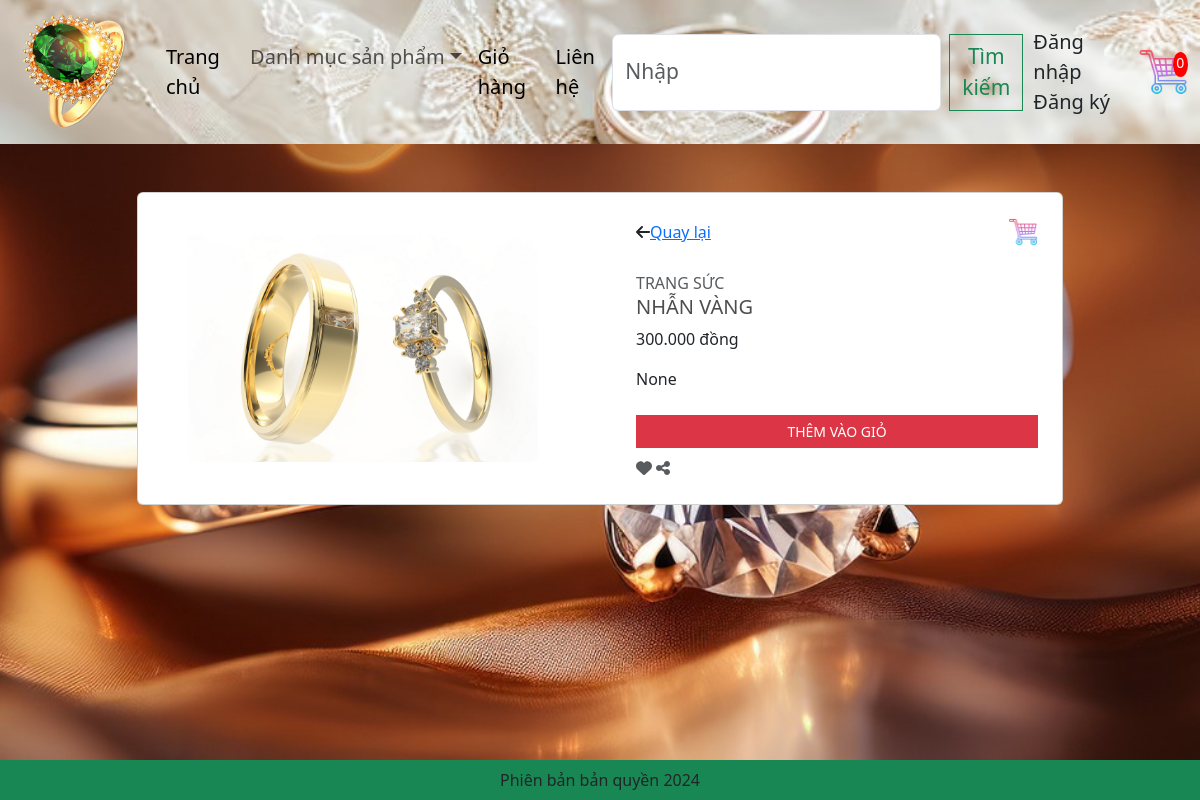
The page /detail/?id=4 on the database its author committed.
### app/models.py (models this page shows, shortened)
class Product(models.Model):
    category = models.ManyToManyField(Category,related_name='product')
    name = models.CharField(max_length=200, null=True)  # Tên sản phẩm
    price = models.FloatField()  # Giá của sản phẩm
    digital = models.BooleanField(default=False, null=True, blank=False)  # Nếu là sản phẩm số
    image = models.ImageField(null=True, blank=True)  # Ảnh của sản phẩm
    detail = models.TextField(null=True,blank=True)
    @property
    def ImageURL(self):
        try:
            url = self.image.url
        except:
            url = ''
        return url

### app/views.py (the view)
# urls.py: path('detail/', views.detail, name="detail"),
def detail(request):
    if request.user.is_authenticated:
        customer = request.user
        order, created = Order.objects.get_or_create(customer=customer, complete=False)
        items = order.orderitem_set.all()
        cartItems = order.get_cart_items
        for item in items:
            if item.product: # Kiểm tra item.product có phải None không
                item.total_price = item.product.price * item.quantity
            else:
                print(f"OrderItem ID: {item.id}, Product: {item.product}") # In ra log nếu là None
                item.delete()
    else:
        items = []  # Nếu chưa đăng nhập, giỏ hàng rỗng
        order = {'get_cart_items': 0, 'get_cart_total': 0}  # Đơn hàng chưa có sản phẩm
        cartItems = order['get_cart_items']
    id = request.GET.get('id','')
    products = Product.objects.filter(id=id)
    categories = Category.objects.filter(is_sub =False)
    context = {'products':products,'categories':categories,'items': items, 'order': order,'cartItems':cartItems}  # Truyền dữ liệu giỏ hàng vào template
    return render(request, 'app/detail.html', context)

### app/templatetags/custom_filters.py (called while the page is built)
@register.filter
def format_currency(value):
    try:
        value = int(value)
    except (ValueError, TypeError):
        return value  # Trả lại nguyên giá trị nếu không phải số
    formatted_value = f"{value:,}".replace(",", ".")
    return f"{formatted_value} đồng"

### app/templates/app/detail.html (shortened to what this page needs)
{% extends 'app/base.html' %}
{% load static %}
        {% block register %}
        <div class="container mt-5 mb-5">
            {% for product in products %}
            <div class="row d-flex justify-content-center">
                <div class="col-md-10">
                    <div class="card">
                        <div class="row">
                            <div class="col-md-6 d-flex justify-content-center align-items-center">
                                <div class="images p-3">
                                    <div class="text-center p-4">
                                        <img id="main-image" src="{{product.ImageURL}}" width="350" style="max-width: 100%; height: auto;" />
                                    </div>
                                </div>
                            </div>
                            <div class="col-md-6">
                                <div class="product p-4">
                                    <div class="d-flex justify-content-between align-items-center">
                                        <div class="d-flex align-items-center">
                                            <i class="fa fa-arrow-left"></i>
                                            <span class="ml-1"><a href="{% url 'home' %}">Quay lại</a></span>
                                        </div>
                                        <a href="{% url 'cart' %}" class="cart-link">
                                            <img id="cart-icon" class="img-fluid" style="width: 30px;" src="{% static 'images/shoppingcart.png' %}" alt="Cart Icon">
                                        </a>
                                                                            </div>
                                    <div class="mt-4 mb-3"> <span class="text-uppercase text-muted brand">Trang sức</span>
                                        <h5 class="text-uppercase">{{product.name}}</h5>
                                        {% load custom_filters %}
                                        <div class="price d-flex flex-row align-items-center"> <span class="act-price"> {{ product.price|format_currency }} </span>
                                        </div>
                                    </div>
                                    <p class="about">{{product.detail}}</p>
                                    <div class="cart mt-4 align-items-center">
                                    <button data-product={{product.id}} data-action = "add" class="btn btn-danger text-uppercase mr-2 px-4 add-btn w-100 mb-2 update-cart">Thêm vào giỏ</button>
                                    <i class="fa fa-heart text-muted"></i> <i class="fa fa-share-alt text-muted"></i> </div>
                                </div>
                            </div>
                        </div>
                    </div>
                </div>
            </div>
            {% endfor %}
        </div>
        {% endblock register %}

### app/static/app/css/style.css (style rules this page uses)
.price { margin: 0; font-size: 16px; }
.add-btn { font-size: 14px; padding: 5px 10px; }
.cart-link { transition: transform 0.2s ease-in-out; }
body { background-image: url('/static/app/images/background.jpg'); background-repeat: no-repeat; background-size: cover; background-position: center center; background-attachment: fixed; }
.text-center { text-align: center; }

### app/static/app/css/main.css (style rules this page uses)
body { background-color: hsl(0, 0%, 98%); }
h1,h2,h3,h4,h5,h6 { color:hsl(0, 0%, 30%); }
.product { border-radius: 0 0 4px 4px; }
#cart-icon { width:25px; display: inline-block; margin-left: 15px; }
.btn { border-radius: 0; }

### rows shown on the page
Product: ImageURL (picture), name "NHẪN VÀNG", price "300.000 đồng", detail "None"

### other values the page prints
{{ cartItems }} "0"
